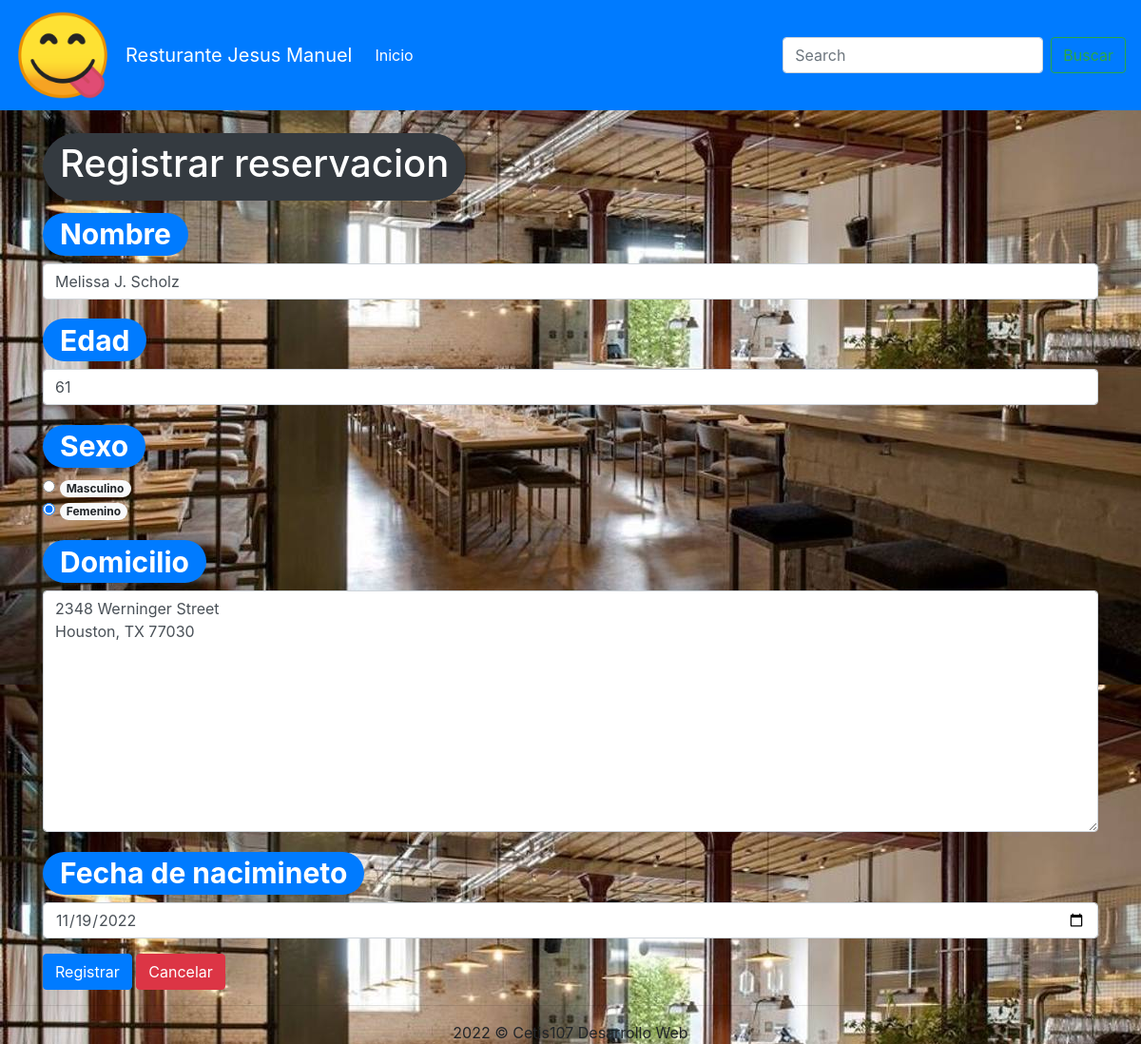
The app's page /PracticaWebDatos/actualizarRegistro.php?id=2 with its own data.
### tables this page shows
CREATE TABLE `cliente` (
  `id` int(11) NOT NULL,
  `nombre` varchar(100) NOT NULL,
  `edad` int(11) NOT NULL,
  `sexo` bit(1) NOT NULL,
  `domicilio` varchar(100) NOT NULL,
  `fecha_nacimiento` date NOT NULL
);

### PracticaWebDatos/actualizarRegistro.php (the view, shortened to what this page needs)
<!DOCTYPE html>
<html lang="en">
<head>
    <link rel="stylesheet" href="css/bootstrap.css">
</head>
<body  background="imagenes/fondo.jpg">
    <?php
        include 'conexion.php';
        $id = $_GET["id"];
        $sql = "SELECT * FROM cliente WHERE id=" . $id;
        $resultado = $conexion->query($sql);
        $registro = $resultado->fetch_assoc();
    ?>
    <?php include 'menu.php'; ?>
    <br>
    <div class="container">
        <div class="row">
            <div class="col-12">
            <h1><span class="badge badge-pill badge-dark"><h1>Registrar reservacion</h1></span></h1>
                <form method="post" action="guardarRegistro.php">
                    <div class="form-group">
                    <h1><span class="badge badge-pill badge-primary">Nombre</span></h1>
                        <input value="<?php echo $registro["nombre"]; ?>" type="text" class="form-control" name="nombre" placeholder="Teclea el nombre">
                    </div>
                    <div class="form-group">
                    <h1><span class="badge badge-pill badge-primary">Edad</span></h1>
                        <input value="<?php echo $registro["edad"]; ?>" type="number" class="form-control" name="edad" placeholder="Teclea la edad">
                    </div>
                    <h1><span class="badge badge-pill badge-primary">Sexo</span></h1>
                    <div class="form-group">
                    <?php
                        if($registro["sexo"]){
                            echo "<input type='radio' name='sexo' value='1' checked>"  ?> <span class="badge badge-pill badge-light">Masculino</span><br><?php
                            echo "<input type='radio' name='sexo' value='0'>" ?>  <span class="badge badge-pill badge-light">Femenino</span> <br><?php
                        } else {
                            echo "<input type='radio' name='sexo' value='1'>"  ?> <span class="badge badge-pill badge-light">Masculino</span><br><?php
                            echo "<input type='radio' name='sexo' value='0' checked>" ?>  <span class="badge badge-pill badge-light">Femenino</span> <br><?php
                        }
                    ?>
                    </div>
                    <div class="form-group">
                    <h1><span class="badge badge-pill badge-primary">Domicilio</span></h1>
                        <textarea name="domicilio" id="" cols="30" rows="10" class="form-control"><?php echo $registro["domicilio"] ?>
                        </textarea>
                    </div>
                    <div class="form-group">
                    <h1><span class="badge badge-pill badge-primary">Fecha de nacimineto</span></h1>
                        <input value="<?php echo $registro["fecha_nacimiento"]; ?>" type="date" class="form-control" name="fecha_nacimiento">
                    </div>
                    <div>
                        <input type="submit" class="btn btn-primary" value="Registrar">
                        <a href="consultarDatos.php" class="btn btn-danger">Cancelar</a>
                    </div>
                </form>
            </div>
        </div>
    </div>
    <footer class="text-center">
        <hr>
        2022 &copy; Cetis107 Desarrollo Web
    </footer>
</body>
</html>

### records on screen
cliente: nombre "Melissa J. Scholz", edad "61", domicilio "2348 Werninger Street Houston, TX 77030", fecha_nacimiento "11/19/2022"
